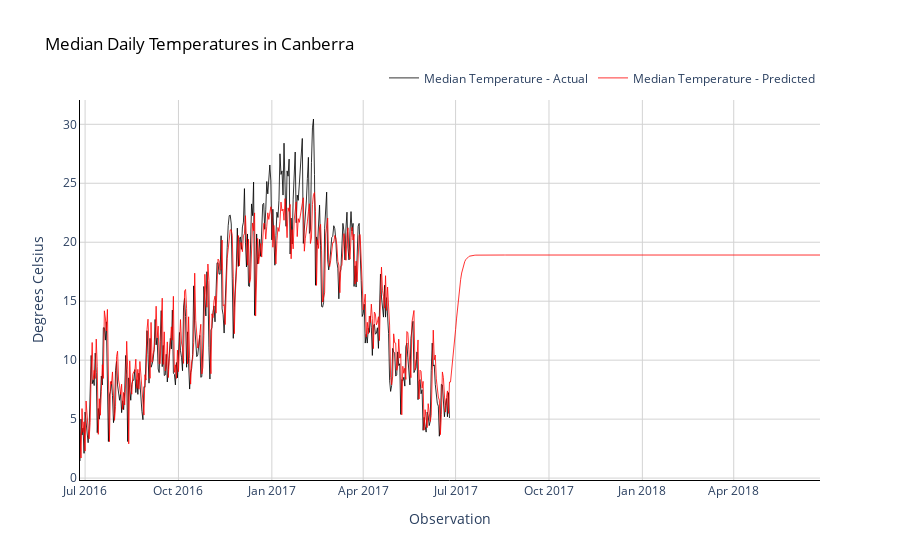

Notebook cell for this chart:
### Markdown cell above
# Prediction plot of median temperature for next 365 days ahead of the train and test data

### Code cell
fig = go.Figure()
fig.add_trace(go.Scatter(x=dfCan2['Date'][-730:],
                         y=dfCan2['MedTemp'][-730:],
                         mode='lines',
                         name='Median Temperature - Actual',
                         opacity=0.8,
                         line=dict(color='black', width=1)
                        ))
fig.add_trace(go.Scatter(x=dfCan2['Date'][-730:],
                         y=dfCan2['MedTemp_prediction'][-730:],
                         mode='lines',
                         name='Median Temperature - Predicted',
                         opacity=0.8,
                         line=dict(color='red', width=1)
                        ))

# Change chart background color
fig.update_layout(dict(plot_bgcolor = 'white'))

# Update axes lines
fig.update_xaxes(showgrid=True, gridwidth=1, gridcolor='lightgrey', 
                 zeroline=True, zerolinewidth=1, zerolinecolor='lightgrey', 
                 showline=True, linewidth=1, linecolor='black',
                 title='Observation'
                )

fig.update_yaxes(showgrid=True, gridwidth=1, gridcolor='lightgrey', 
                 zeroline=True, zerolinewidth=1, zerolinecolor='lightgrey', 
                 showline=True, linewidth=1, linecolor='black',
                 title='Degrees Celsius'
                )

# Set figure title
fig.update_layout(title=dict(text="Median Daily Temperatures in Canberra", 
                             font=dict(color='black')),
                  legend=dict(orientation="h", yanchor="bottom", y=1.02, xanchor="right", x=1)
                 )

fig.show()

### Figure 1 — Plotly figure (JSON) as saved in the notebook; plotly's stock layout.template omitted (floating-point values rounded to 4 significant figures; data arrays with more than 128 entries replaced by an {"elided": "..."} marker saying what was removed)
{"data": [{"line": {"color": "black", "width": 1}, "mode": "lines", "name": "Median Temperature - Actual", "opacity": 0.8, "type": "scatter", "x": {"elided": "730 str values"}, "y": {"elided": "730 float values"}}, {"line": {"color": "red", "width": 1}, "mode": "lines", "name": "Median Temperature - Predicted", "opacity": 0.8, "type": "scatter", "x": {"elided": "730 str values"}, "y": {"elided": "730 float values"}}], "layout": {"legend": {"orientation": "h", "x": 1, "xanchor": "right", "y": 1.02, "yanchor": "bottom"}, "plot_bgcolor": "white", "title": {"font": {"color": "black"}, "text": "Median Daily Temperatures in Canberra"}, "xaxis": {"gridcolor": "lightgrey", "gridwidth": 1, "linecolor": "black", "linewidth": 1, "showgrid": true, "showline": true, "title": {"text": "Observation"}, "zeroline": true, "zerolinecolor": "lightgrey", "zerolinewidth": 1}, "yaxis": {"gridcolor": "lightgrey", "gridwidth": 1, "linecolor": "black", "linewidth": 1, "showgrid": true, "showline": true, "title": {"text": "Degrees Celsius"}, "zeroline": true, "zerolinecolor": "lightgrey", "zerolinewidth": 1}}}
